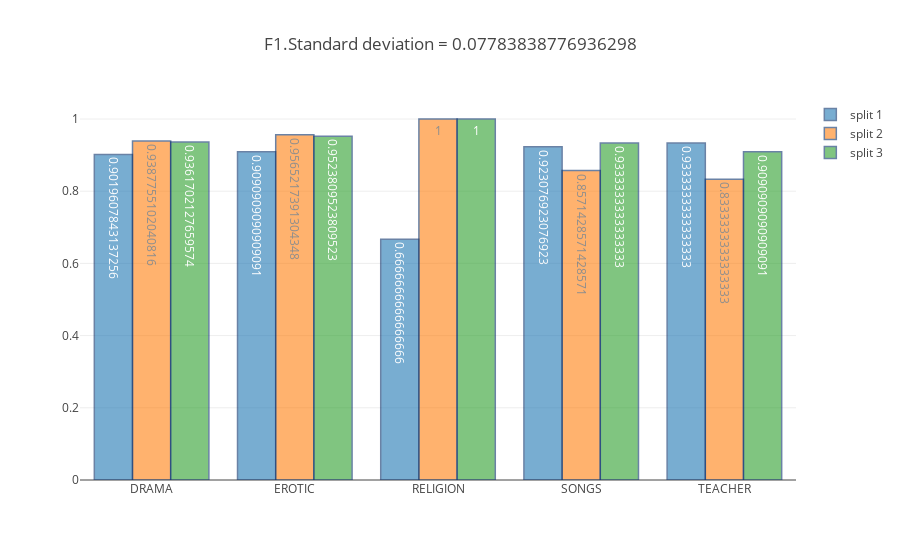

Notebook code for this chart:
### Markdown cell above
Lets look at this picture. Low recall means that model can't find all objects which belong to one class.

### Code cell
offline.iplot(get_data_for_plot(f1, 'F1', classes))

### Figure 1 — Plotly figure (JSON) as saved in the notebook; plotly's stock layout.template omitted (floating-point values rounded to 4 significant figures)
{"data": [{"marker": {"line": {"color": "rgb(8,48,107)", "width": 1.5}}, "name": "split 1", "opacity": 0.6, "text": [0.902, 0.9091, 0.6667, 0.9231, 0.9333], "textposition": "auto", "type": "bar", "uid": "0f7534cc-38e9-447e-ab43-aec245638f14", "x": ["DRAMA", "EROTIC", "RELIGION", "SONGS", "TEACHER"], "y": [0.902, 0.9091, 0.6667, 0.9231, 0.9333]}, {"marker": {"line": {"color": "rgb(8,48,107)", "width": 1.5}}, "name": "split 2", "opacity": 0.6, "text": [0.9388, 0.9565, 1, 0.8571, 0.8333], "textposition": "auto", "type": "bar", "uid": "74fde16c-7c79-4ed7-a094-d5c306a78fdf", "x": ["DRAMA", "EROTIC", "RELIGION", "SONGS", "TEACHER"], "y": [0.9388, 0.9565, 1, 0.8571, 0.8333]}, {"marker": {"line": {"color": "rgb(8,48,107)", "width": 1.5}}, "name": "split 3", "opacity": 0.6, "text": [0.9362, 0.9524, 1, 0.9333, 0.9091], "textposition": "auto", "type": "bar", "uid": "5c32bca0-fbd5-43a1-a5fb-103451db4061", "x": ["DRAMA", "EROTIC", "RELIGION", "SONGS", "TEACHER"], "y": [0.9362, 0.9524, 1, 0.9333, 0.9091]}], "layout": {"title": "F1.Standard deviation = 0.07783838776936298"}}
